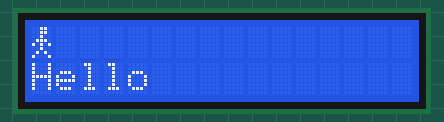
Bench run of a sketch on a simulated Arduino Uno, built with avr-gcc and run on an emulated ATmega328P. Shown: 16×2 character LCD.

Above: at 0.16 s.
At 0.77 s:
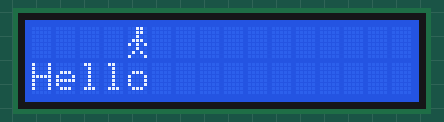
At 1.39 s:
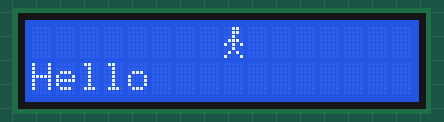
At 2.0 s:
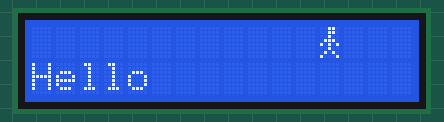
At 2.77 s:
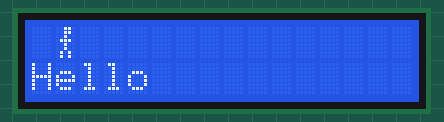

Measured:
- by itself, everything shown: repeats every 2.5 s, in 16 steps

The sketch:

esp_lcd.ino
```cpp
#include <Wire.h>
#include <LiquidCrystal_I2C.h>

LiquidCrystal_I2C lcd(0x27, 16, 2);

byte run1[8] = {0b00110,0b00110,0b00100,0b01110,0b10101,0b00100,0b01010,0b10001};
byte run2[8] = {0b00110,0b00110,0b00100,0b01110,0b00100,0b00100,0b01010,0b01010};

void setup() {
  lcd.init();
  lcd.backlight();
  lcd.createChar(0, run1);
  lcd.createChar(1, run2);
  lcd.setCursor(0, 1);
  lcd.print("Hello");
}

void loop() {
  for (int x = 0; x < 16; x++) {
    if (x > 0) { lcd.setCursor(x - 1, 0); lcd.print(" "); }  // erase old spot
    lcd.setCursor(x, 0);
    lcd.write(x % 2);          // alternate the two frames
    delay(150);
  }
  lcd.setCursor(15, 0);
  lcd.print(" ");
}
```
